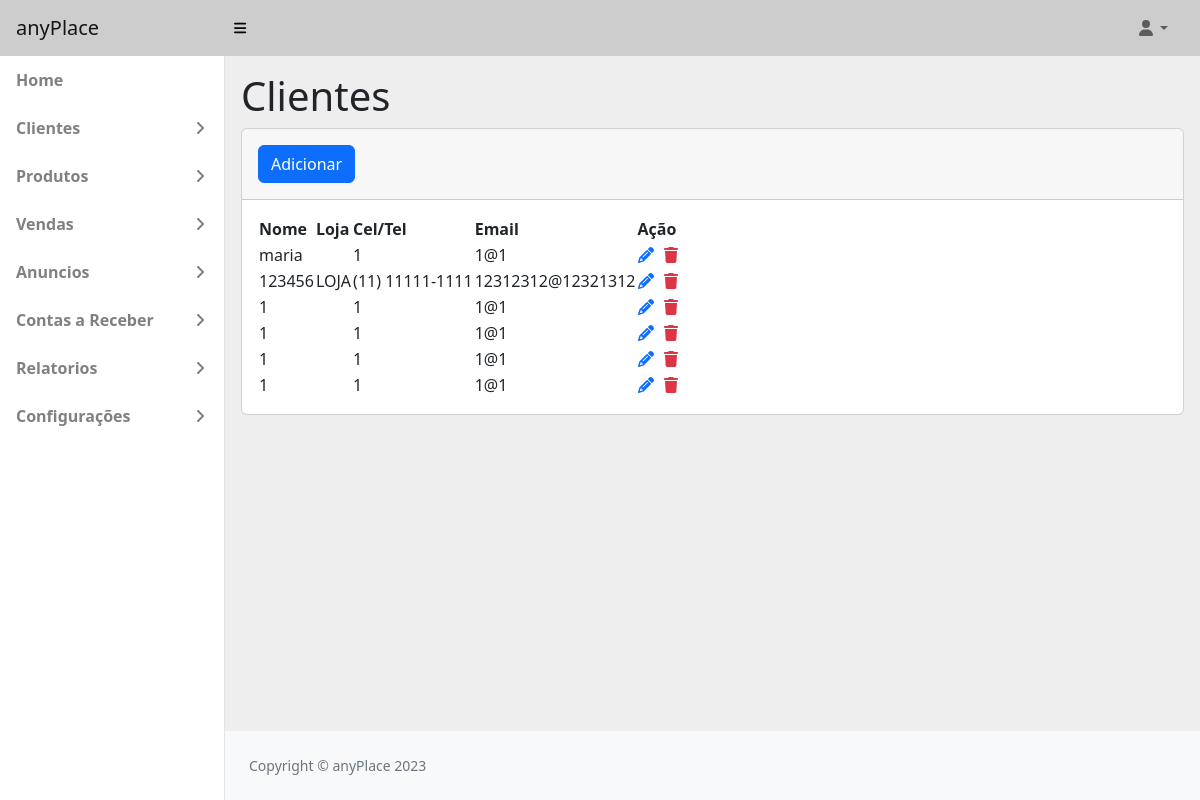
Page /clientes (signed in) on the committed database.
### tables this page shows
CREATE TABLE `configuracao` (
  `id` int NOT NULL,
  `nomeSistema` varchar(255) NOT NULL,
  `nomeAdministrador` varchar(255) NOT NULL,
  `logo` varchar(255) DEFAULT NULL
);

CREATE TABLE `pessoa` (
  `id` int NOT NULL,
  `nome` varchar(255) NOT NULL,
  `loja` varchar(255) NOT NULL,
  `cnpj` varchar(20) NOT NULL,
  `email` varchar(255) NOT NULL,
  `telefone` varchar(20) DEFAULT NULL,
  `celular` varchar(20) DEFAULT NULL,
  `contato` varchar(125) NOT NULL,
  `endereco` varchar(255) NOT NULL,
  `status` int NOT NULL
);

### utils/RenderView.php (called while the page is built, shortened)
<?php
class RenderView
{
    public function loadView($view, $args = '')
    {
        require_once __DIR__ . "/../views/$view.php";
    }
}

### controllers/ClienteController.php (called while the page is built, shortened)
<?php
class ClienteController extends RenderView
{
    public function index()
    {
        $this->loadView('clientes',
            [
                'titulo' => 'Lista de Clientes',
                'param' => Configuracao::getConfiguracao(),
                'clientes' => Cliente::getClientes()
            ]);
    }
}

### index.php (called while the page is built, shortened)
<?php
require_once __DIR__.'/core/Core.php';
require_once __DIR__.'/router/routes.php';
$core = new Core();
$core->run($routes);

### models/Configuracao.php (called while the page is built, shortened)
<?php
class Configuracao extends Database
{
    public function __construct($data){
        $this->nomeSistema = $data["nomeSistema"]??'';
    }
    public static function getConfiguracao(){
        try{
            $pdo = self::getConnection();
            $stm = $pdo->query("SELECT * from configuracao where id=1");
            return new Configuracao($stm->fetch(PDO::FETCH_ASSOC));
        }catch(PDOException $e){
            throw new Exception(print_r($e->errorInfo));
        }
    }
}

### models/Cliente.php (called while the page is built, shortened)
<?php
class Cliente extends Database{
    public function __construct($data){
        $this->id = $data["id"]??0;
        $this->nome = $data["nome"]??'';
        $this->loja = $data["loja"]??'';
        $this->email = $data["email"]??'';
        $this->celular = $data["celular"]??'';
    }
    public static function getClientes(){
        try{
        $pdo = self::getConnection();
        $stm = $pdo->query("SELECT p.*, u.login FROM pessoa p left join usuario u on u.idCliente = p.id WHERE p.status!=999");
        $clientes = array();
        while($row = $stm->fetch(PDO::FETCH_ASSOC)){
            $clientes[] = new Cliente($row);
        }
        return $clientes;
        }catch(PDOException $e){
            throw new Exception(print_r($e->errorInfo));
        }
    }
}

### views/clientes.php (the view, shortened to what this page needs)
<?php include_once('header.php'); ?>
<main>
    <div class="container-fluid p-3">
        <div class="row">
            <h1>Clientes</h1>
        </div>
        <div class="card">
            <div class="card-header p-3">
                <a href="cliente-adicionar.php" class="btn btn-primary">Adicionar</a>
            </div>
            <div class="card-body">
                <?php if (!empty($clientes)): ?>
                    <div class="table-responsive">
                        <table id="tabela-clientes">
                            <thead>
                                <tr>
                                    <th>Nome</th>
                                    <th>Loja</th>
                                    <th>Cel/Tel</th>
                                    <th>Email</th>
                                    <th>Ação</th>
                                </tr>
                            </thead>
                            <tbody>
                                <?php if ($clientes)
                                    foreach ($clientes as $cliente): ?>
                                        <tr>
                                            <td><?= $cliente->nome ?? '' ?></td>
                                            <td><?= $cliente->loja ?? '' ?></td>
                                            <td><?= ($cliente->celular ? $cliente->celular : $cliente->telefone) ?? '' ?></td>
                                            <td><?= $cliente->email ?? '' ?></td>
                                            <td class="actions">
                                                <a onclick="openModal(<?= $cliente->id ?? 0 ?>)" class="table-link"><i
                                                        class="fa-solid fa-pencil"></i></a>
                                                <a onclick="deletar(<?= $cliente->id ?? 0 ?>)" class="table-link text-danger"><i
                                                        class="fa-solid fa-trash"></i></a>
                                            </td>
                                        </tr>
                                    <?php endforeach; ?>
                            </tbody>
                        </table>
                    </div>
                <?php else: ?>
                    <span>Nenhum cliente cadastrado.</span>
                <?php endif; ?>
            </div>
        </div>
    </div>
</main>
<?php include_once('footer.php'); ?>

### core/Core.php (shortened to what this page needs)
<?php
class Core
{
    public function run($routes)
    {
        $url = '/';
        isset($_GET['url']) ? $url .= $_GET['url'] : '';
        ($url != '/') ? $url = rtrim($url, '/') : $url;
        foreach ($routes as $path => $controller) {
            $pattern = '#^' . preg_replace('/{id}/', '([\w-]+|\d+)', $path) . '$#';
            if (preg_match($pattern, $url, $matches)) {
                array_shift($matches);
                [$currentController, $action] = explode('@', $controller);
                $newController = new $currentController();
                $newController->$action($matches[0]??'');
            }
        }
    }
}

### views/header.php
<!DOCTYPE html>
<html lang="en">
<?php require_once('head.php'); ?>
<body class="sb-nav-fixed">
    <?php include_once('navbar.php');?>
    <div id="layoutSidenav">
        <?php include_once('sidebar.php'); ?>
        <div id="layoutSidenav_content">

### views/head.php (shortened to what this page needs)
<head>
        <link rel="stylesheet" href="https://cdnjs.cloudflare.com/ajax/libs/font-awesome/6.0.0-beta3/css/all.min.css">
        <link href="https://cdn.datatables.net/v/dt/dt-1.13.6/datatables.min.css" rel="stylesheet">
        <link href="https://cdn.jsdelivr.net/npm/sweetalert2@11.7.28/dist/sweetalert2.min.css" rel="stylesheet">
        <link href="https://cdn.jsdelivr.net/npm/simple-datatables@7.1.2/dist/style.min.css" rel="stylesheet" />
        <link href="../assets/css/styles.css" rel="stylesheet" />
    </head>

### views/navbar.php (shortened to what this page needs)
<nav class="sb-topnav navbar navbar-expand">
            <a class="navbar-brand ps-3" href="index.php"><?=$param->nomeSistema??''?></a>
            <button class="btn btn-link btn-sm order-1 order-lg-0 me-4 me-lg-0" id="sidebarToggle" href="#!"><i class="fas fa-bars"></i></button>
            <ul class="navbar-nav ms-auto me-3 me-lg-4">
                <li class="nav-item dropdown">
                    <a class="nav-link dropdown-toggle" id="navbarDropdown" href="#" role="button" data-bs-toggle="dropdown" aria-expanded="false"><i class="fas fa-user fa-fw"></i></a>
                </li>
            </ul>
        </nav>

### views/sidebar.php (shortened to what this page needs)
<div id="layoutSidenav_nav">
                <nav class="sb-sidenav accordion" id="sidenavAccordion">
                    <div class="sb-sidenav-menu">
                        <div class="nav">
                            <a class="nav-link" href="/">
                                Home
                            </a>
                            <a class="nav-link collapsed" href="#" data-bs-toggle="collapse" data-bs-target="#collapseClientes" aria-expanded="false" aria-controls="collapseLayouts">
                                Clientes <div class="sb-sidenav-collapse-arrow"><i class="fas fa-angle-down"></i></div>
                            </a>
                            <a class="nav-link collapsed" href="#" data-bs-toggle="collapse" data-bs-target="#collapseProdutos" aria-expanded="false" aria-controls="collapsePages">
                                Produtos <div class="sb-sidenav-collapse-arrow"><i class="fas fa-angle-down"></i></div>
                            </a>
                            <a class="nav-link collapsed" href="#" data-bs-toggle="collapse" data-bs-target="#collapseVendas" aria-expanded="false" aria-controls="collapsePages">
                                Vendas <div class="sb-sidenav-collapse-arrow"><i class="fas fa-angle-down"></i></div>
                            </a>
                            <a class="nav-link collapsed" href="#" data-bs-toggle="collapse" data-bs-target="#collapseAnuncios" aria-expanded="false" aria-controls="collapsePages">
                                Anuncios <div class="sb-sidenav-collapse-arrow"><i class="fas fa-angle-down"></i></div>
                            </a>
                            <a class="nav-link collapsed" href="#" data-bs-toggle="collapse" data-bs-target="#collapseContasReceber" aria-expanded="false" aria-controls="collapsePages">
                                Contas a Receber <div class="sb-sidenav-collapse-arrow"><i class="fas fa-angle-down"></i></div>
                            </a>
                            <a class="nav-link collapsed" href="#" data-bs-toggle="collapse" data-bs-target="#collapseRelatorios" aria-expanded="false" aria-controls="collapsePages">
                                Relatorios <div class="sb-sidenav-collapse-arrow"><i class="fas fa-angle-down"></i></div>
                            </a>
                            <a class="nav-link collapsed" href="#" data-bs-toggle="collapse" data-bs-target="#collapseConfiguracoes" aria-expanded="false" aria-controls="collapsePages">
                                Configurações <div class="sb-sidenav-collapse-arrow"><i class="fas fa-angle-down"></i></div>
                            </a>
                        </div>
                    </div>
                </nav>
            </div>

### views/footer.php (shortened to what this page needs)
<footer class="py-4 bg-light mt-auto">
                    <div class="container-fluid px-4">
                        <div class="d-flex align-items-center justify-content-between small">
                            <div class="text-muted">Copyright &copy; anyPlace 2023</div>
                        </div>
                    </div>
                </footer>
            </div>
        </div>
    </body>
</html>

### rows in the picture
configuracao: nomeSistema "anyPlace"
pessoa: nome "maria", celular "1", email "1@1"
pessoa: nome "123456", loja "LOJA", celular "(11) 11111-1111", email "12312312@12321312"
pessoa: nome "1", celular "1", email "1@1"
pessoa: nome "1", celular "1", email "1@1"
pessoa: nome "1", celular "1", email "1@1"
pessoa: nome "1", celular "1", email "1@1"
